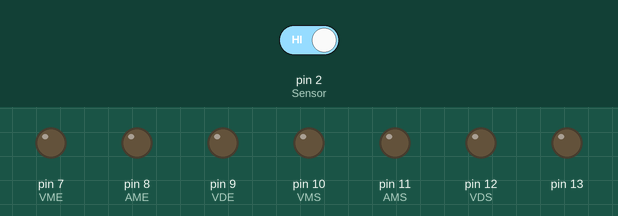
Bench run of a sketch on a simulated Arduino Uno, built with avr-gcc and run on an emulated ATmega328P. Shown: output pins drawn as LEDs (lit = HIGH). Inputs (shaded band) come from the test bench; at power-on: pin 2 (Sensor) HIGH. What the sketch prints to the serial monitor is not drawn.

Above: at 0.1 s.
At 21.0 s:
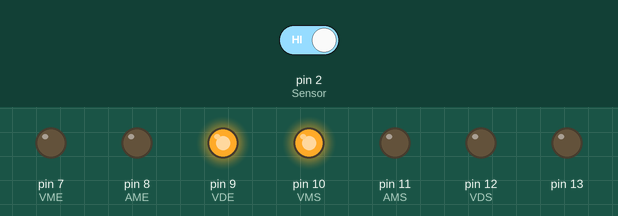
21.1 s: pin 2 (Sensor) driven HIGH
At 34.2 s:
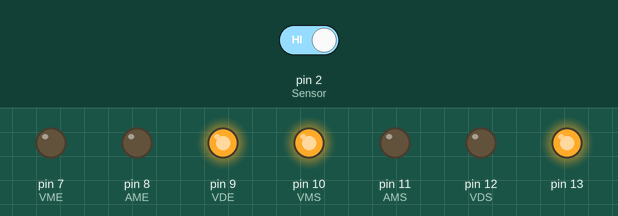
Timing chart, 0 to 37.6 s (numbered marks = the images above; inputs shaded):
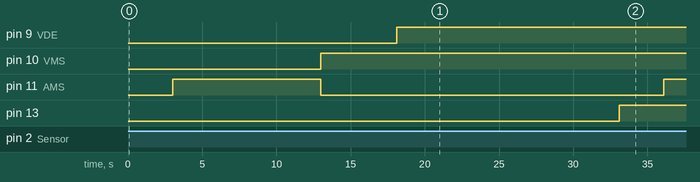

The sketch:

semaforo.ino
```cpp
/*Projeto de aprendizado

programar um semáforo que funcione da seguinte maneira: A lâmpada verde da saída e a vermelha na entrada, ficarão acesas até que o sensor na entrada seja acionado. Quando isso acontecer contar um um tempo de 3 segundo e iniciar o processo de comutação para altear o sentido da via. Passando a entrada para amarelo por 5 segundos e depois vemelho. Passando então a entrada para verde por 15 segundos. Deve haver um tempo de segurança de 2 segundo onde os dois sentido ficam vermelho.*/

/*Declaração de Constantes e Variáveis Globais*/
const int VME = 7;             /*Definição o pino para lâmpada vermelha da entrada*/
const int AME = 8;             /*Definição o pino para lâmpada amarela da entrada*/
const int VDE = 9;             /*Definição o pino para lâmpada verde da entrada*/
const int VMS = 10;            /*Definição o pino para lâmpada vermelha da saída*/
const int AMS = 11;            /*Definição o pino para lâmpada amarela da saída*/
const int VDS = 12;            /*Definição o pino para lâmpada verde da saída*/
const int Sensor = 2;              /*Definido pino para sensor de barreira na entrada, utiliza resistor de Pull-up interno LOW, Ligado e HIGH desligado*/
bool EstadoSensor = false;
//bool EstadoAnterior = false;
/*Inicialização das variáveis*/
void setup(){
/* Configuração I/Os*/
  pinMode(13, OUTPUT);
  pinMode(VME, OUTPUT);
  pinMode(AME, OUTPUT);
  pinMode(VDE, OUTPUT);
  pinMode(VMS, OUTPUT);
  pinMode(AMS, OUTPUT);
  pinMode(VDS, OUTPUT);
  pinMode(Sensor, INPUT_PULLUP);
/*Configuração Serial*/
  Serial.begin(115200);
  Serial.println("Iniciando Programa......");
  }

void loop(){
  bool EstadoSensor = digitalRead(Sensor);       /*Armazena estado do sensor*/
  if(EstadoSensor == true){
    delay(3000);            /*Aguardar tempo para mudar sentido*/
    digitalWrite(AMS, HIGH);
    delay(10000);
    digitalWrite(AMS, LOW);
    digitalWrite(VMS, HIGH);
    delay(5000);
    digitalWrite(VME, LOW);
    delay(100);
    digitalWrite(VDE, HIGH);
    delay(15000);
    EstadoSensor = digitalRead(Sensor);
  }
if(EstadoSensor == true){digitalWrite(13, HIGH);}
else{digitalWrite(13, LOW);}
}
```
